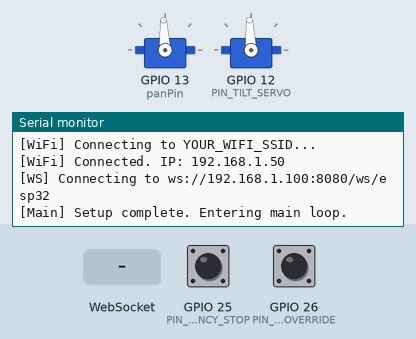
Recording of a program running on a simulated ESP32. Shown: 2 × servo, the last lines printed to the serial monitor. The test bench sets the inputs (shaded band); at power-on: GPIO 25 (PIN_EMERGENCY_STOP) HIGH, GPIO 26 (PIN_MANUAL_OVERRIDE) HIGH. WiFi joins after 1.5 s; servers stay silent unless stated; servo pulses on a pin are drawn as a servo (544–2400 µs = 0–180°).

Above: at 2.8 s.
2.9 s: GPIO 25 (PIN_EMERGENCY_STOP) pulled LOW for 0.15 s
At 4.0 s:
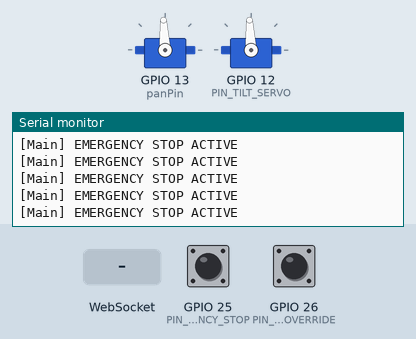
5.0 s: GPIO 26 (PIN_MANUAL_OVERRIDE) pulled LOW for 0.15 s
8.1 s: WebSocket text "servo_command" received
9.6 s: GPIO 25 (PIN_EMERGENCY_STOP) pulled LOW for 1 s
At 10.8 s:
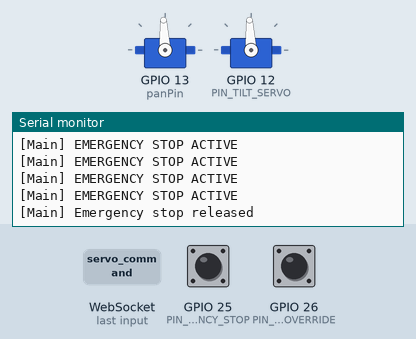
12.1 s: GPIO 26 (PIN_MANUAL_OVERRIDE) pulled LOW for 1 s
At 12.7 s:
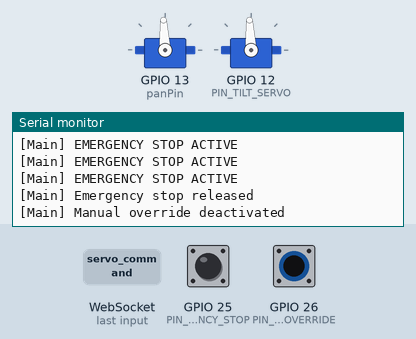

Measured:
- after the input at 2.9 s, the serial monitor: prints a new line after 0.22 s (image 1)
- after the input at 9.6 s, the serial monitor: prints a new line at once (image 2)
- after the input at 12.1 s, the serial monitor: prints a new line at once (image 3)

The program:

main.cpp
```cpp
#include <Arduino.h>
#include "wifi_manager.h"
#include "websocket_client.h"
#include "servo_controller.h"
#include "watchdog.h"
#include <freertos/FreeRTOS.h>
#include <freertos/task.h>

// Configuration
#define WIFI_SSID         "YOUR_WIFI_SSID"
#define WIFI_PASSWORD     "YOUR_WIFI_PASSWORD"
#define WS_HOST           "192.168.1.100"
#define WS_PORT           8080
#define WS_PATH           "/ws/esp32"

#define PIN_PAN_SERVO     13
#define PIN_TILT_SERVO    12
#define PIN_EMERGENCY_STOP 25
#define PIN_MANUAL_OVERRIDE 26

#define SERIAL_BAUD       115200
#define WATCHDOG_TIMEOUT  15
#define STATUS_INTERVAL   1000
#define FEEDBACK_INTERVAL 100
#define DEBOUNCE_INTERVAL_MS 250
#define EMERGENCY_LOG_INTERVAL_MS 500

// Global objects
WiFiManager wifiManager;
WebSocketClient wsClient;
ServoController servoController;
Watchdog watchdog;

// State
volatile bool emergencyStopPressed = false;
volatile bool manualOverrideActive = false;
volatile uint32_t lastEmergencyPress = 0;
volatile uint32_t lastOverridePress = 0;
uint32_t lastStatusTime = 0;
uint32_t lastFeedbackTime = 0;
bool configured = false;
bool servoSafeMode = false;

// ISR: Emergency stop button
void IRAM_ATTR emergencyStopISR() {
    uint32_t now = millis();
    if (now - lastEmergencyPress > DEBOUNCE_INTERVAL_MS) {
        emergencyStopPressed = !emergencyStopPressed;
        lastEmergencyPress = now;
    }
}

// ISR: Manual override button
void IRAM_ATTR manualOverrideISR() {
    uint32_t now = millis();
    if (now - lastOverridePress > DEBOUNCE_INTERVAL_MS) {
        manualOverrideActive = !manualOverrideActive;
        lastOverridePress = now;
    }
}

// WebSocket command handler
void handleServoCommand(const JsonDocument& doc) {
    if (servoSafeMode) {
        Serial.println("[Main] Servo safe mode active, ignoring command");
        return;
    }
    if (manualOverrideActive) {
        Serial.println("[Main] Manual override active, ignoring command");
        return;
    }
    if (emergencyStopPressed) {
        Serial.println("[Main] Emergency stop active, ignoring command");
        return;
    }

    float panAngle = doc["pan_angle"] | 90.0f;
    float tiltAngle = doc["tilt_angle"] | 90.0f;
    float transitionTime = doc["transition_time"] | 0.5f;

    Serial.printf("[Main] Command: pan=%.1f tilt=%.1f t=%.2f\n",
                  panAngle, tiltAngle, transitionTime);

    servoController.setAngles(panAngle, tiltAngle, transitionTime);
}

// Send position feedback
void sendPositionFeedback() {
    StaticJsonDocument<128> feedback;
    feedback["type"] = "servo_position";
    servoController.getPosition(feedback);
    wsClient.sendMessage(feedback);
}

// Send periodic status
void sendStatus() {
    StaticJsonDocument<256> status;
    status["type"] = "device_status";
    status["wifi_rssi"] = wifiManager.signalStrength();
    status["ws_connected"] = wsClient.isConnected();
    status["emergency_stop"] = emergencyStopPressed;
    status["manual_override"] = manualOverrideActive;
    status["uptime_ms"] = millis();
    status["free_heap"] = ESP.getFreeHeap();
    wsClient.sendMessage(status);
}

void setup() {
    Serial.begin(SERIAL_BAUD);
    delay(100);

    Serial.println("\n========================================");
    Serial.println("  FieldVision AI - ESP32 Firmware v1.0.0");
    Serial.println("========================================\n");

    // Initialize watchdog
    if (!watchdog.begin(WATCHDOG_TIMEOUT)) {
        Serial.println("[Main] WARNING: Watchdog init failed!");
    }

    // Configure button pins
    pinMode(PIN_EMERGENCY_STOP, INPUT_PULLUP);
    pinMode(PIN_MANUAL_OVERRIDE, INPUT_PULLUP);

    // Attach ISRs
    attachInterrupt(digitalPinToInterrupt(PIN_EMERGENCY_STOP), emergencyStopISR, FALLING);
    attachInterrupt(digitalPinToInterrupt(PIN_MANUAL_OVERRIDE), manualOverrideISR, FALLING);

    // Initialize servo controller
    if (!servoController.begin(PIN_PAN_SERVO, PIN_TILT_SERVO)) {
        Serial.println("[Main] ERROR: Servo init failed! Entering safe mode.");
        servoSafeMode = true;
    }

    // Connect WiFi
    if (!wifiManager.begin(WIFI_SSID, WIFI_PASSWORD)) {
        Serial.println("[Main] WiFi connection pending...");
    }

    // Initialize WebSocket
    wsClient.begin(WS_HOST, WS_PORT, WS_PATH);
    wsClient.onCommand(handleServoCommand);

    Serial.println("[Main] Setup complete. Entering main loop.\n");
}

void loop() {
    uint32_t now = millis();

    // Feed watchdog
    watchdog.feed();

    // Update components
    wifiManager.update();
    wsClient.update();
    if (!servoSafeMode) {
        servoController.update();
    }

    // Handle emergency stop
    if (emergencyStopPressed) {
        servoController.emergencyStop();
        if (now - lastStatusTime > EMERGENCY_LOG_INTERVAL_MS) {
            Serial.println("[Main] EMERGENCY STOP ACTIVE");
        }
    } else if (servoController.isEmergencyStopped()) {
        servoController.clearEmergencyStop();
        Serial.println("[Main] Emergency stop released");
    }

    // Send position feedback
    if (now - lastFeedbackTime >= FEEDBACK_INTERVAL) {
        lastFeedbackTime = now;
        sendPositionFeedback();
    }

    // Send periodic status
    if (now - lastStatusTime >= STATUS_INTERVAL) {
        lastStatusTime = now;
        sendStatus();
    }

    // Log manual override state changes
    static bool lastOverride = false;
    if (manualOverrideActive != lastOverride) {
        lastOverride = manualOverrideActive;
        Serial.printf("[Main] Manual override %s\n",
                      manualOverrideActive ? "ACTIVATED" : "deactivated");
    }

    vTaskDelay(pdMS_TO_TICKS(1));
}
```

servo_controller.h
```cpp
#ifndef SERVO_CONTROLLER_H
#define SERVO_CONTROLLER_H

#include <Arduino.h>
#include <ArduinoJson.h>

// DS3235 servo calibration constants
#define DS3235_MIN_PULSE_US 500
#define DS3235_MAX_PULSE_US 2500
#define DS3235_MIN_ANGLE 0.0f
#define DS3235_MAX_ANGLE 180.0f

struct ServoState {
    float currentAngle = 90.0f;
    float targetAngle = 90.0f;
    float minAngle = DS3235_MIN_ANGLE;
    float maxAngle = DS3235_MAX_ANGLE;
    int minPulseUs = DS3235_MIN_PULSE_US;
    int maxPulseUs = DS3235_MAX_PULSE_US;
    int gpioPin = 0;
};

class ServoController {
public:
    bool begin(int panPin = 13, int tiltPin = 12) {
        _pan.gpioPin = panPin;
        _tilt.gpioPin = tiltPin;

        _pan.minAngle = DS3235_MIN_ANGLE;
        _pan.maxAngle = DS3235_MAX_ANGLE;
        _pan.targetAngle = 90.0f;
        _pan.currentAngle = 90.0f;

        _tilt.minAngle = DS3235_MIN_ANGLE;
        _tilt.maxAngle = DS3235_MAX_ANGLE;
        _tilt.targetAngle = 90.0f;
        _tilt.currentAngle = 90.0f;

        ledcAttach(panPin, 50, 16);
        ledcAttach(tiltPin, 50, 16);

        _writeServo(_pan);
        _writeServo(_tilt);

        Serial.printf("[Servo] Initialized pan=GPIO%d tilt=GPIO%d\n", panPin, tiltPin);
        return true;
    }

    void setAngles(float panAngle, float tiltAngle, float transitionTime = 0.5f) {
        _pan.targetAngle = constrain(panAngle, _pan.minAngle, _pan.maxAngle);
        _tilt.targetAngle = constrain(tiltAngle, _tilt.minAngle, _tilt.maxAngle);
        _transitionTimeMs = (uint32_t)(transitionTime * 1000.0f);
        _transitionStartMs = millis();
        _panStartAngle = _pan.currentAngle;
        _tiltStartAngle = _tilt.currentAngle;
    }

    void emergencyStop() {
        _pan.targetAngle = _pan.currentAngle;
        _tilt.targetAngle = _tilt.currentAngle;
        _emergencyStopped = true;
    }

    void clearEmergencyStop() {
        _emergencyStopped = false;
    }

    bool isEmergencyStopped() const {
        return _emergencyStopped;
    }

    void update() {
        if (_emergencyStopped) return;

        if (_transitionTimeMs > 0) {
            uint32_t elapsed = millis() - _transitionStartMs;
            float progress = min(1.0f, (float)elapsed / (float)_transitionTimeMs);
            float eased = _easeInOutQuad(progress);

            _pan.currentAngle = _panStartAngle + (_pan.targetAngle - _panStartAngle) * eased;
            _tilt.currentAngle = _tiltStartAngle + (_tilt.targetAngle - _tiltStartAngle) * eased;

            if (progress >= 1.0f) {
                _transitionTimeMs = 0;
            }
        } else {
            _pan.currentAngle = _pan.targetAngle;
            _tilt.currentAngle = _tilt.targetAngle;
        }

        _writeServo(_pan);
        _writeServo(_tilt);
    }

    void getPosition(JsonDocument& doc) {
        doc["pan_angle"] = round(_pan.currentAngle * 10.0f) / 10.0f;
        doc["tilt_angle"] = round(_tilt.currentAngle * 10.0f) / 10.0f;
        doc["timestamp"] = millis();
    }

    float getPanAngle() const { return _pan.currentAngle; }
    float getTiltAngle() const { return _tilt.currentAngle; }

private:
    ServoState _pan;
    ServoState _tilt;

    uint32_t _transitionTimeMs = 0;
    uint32_t _transitionStartMs = 0;
    float _panStartAngle = 90.0f;
    float _tiltStartAngle = 90.0f;
    bool _emergencyStopped = false;

    float _easeInOutQuad(float t) {
        return t < 0.5f ? 2.0f * t * t : 1.0f - (-2.0f * t + 2.0f) * (-2.0f * t + 2.0f) / 2.0f;
    }

    void _writeServo(ServoState& servo) {
        float angle = constrain(servo.currentAngle, servo.minAngle, servo.maxAngle);
        uint32_t pulseUs = servo.minPulseUs +
            (uint32_t)((angle - servo.minAngle) / (servo.maxAngle - servo.minAngle) *
                       (servo.maxPulseUs - servo.minPulseUs));

        uint32_t duty = (pulseUs * 65535UL) / 20000UL;
        ledcWrite(servo.gpioPin, duty);
    }
};

#endif
```

watchdog.h
```cpp
#ifndef WATCHDOG_H
#define WATCHDOG_H

#include <esp_task_wdt.h>

class Watchdog {
public:
    bool begin(uint32_t timeout_seconds = 15) {
        esp_task_wdt_config_t wdt_config = {
            .timeout_ms = timeout_seconds * 1000,
            .idle_core_mask = 0,
            .trigger_panic = true
        };
        esp_err_t err = esp_task_wdt_reconfigure(&wdt_config);
        if (err != ESP_OK) {
            err = esp_task_wdt_init(&wdt_config);
        }
        if (err == ESP_OK) {
            err = esp_task_wdt_add(NULL);
        }
        _initialized = (err == ESP_OK);
        return _initialized;
    }

    void feed() {
        if (_initialized) {
            esp_task_wdt_reset();
        }
    }

    bool isInitialized() const { return _initialized; }

private:
    bool _initialized = false;
};

#endif
```

websocket_client.h
```cpp
#ifndef WEBSOCKET_CLIENT_H
#define WEBSOCKET_CLIENT_H

#include <WebSocketsClient.h>
#include <ArduinoJson.h>
#include <functional>

class WebSocketClient {
public:
    using CommandCallback = std::function<void(const JsonDocument&)>;

    bool begin(const char* host, uint16_t port, const char* path = "/ws/esp32") {
        _host = host;
        _port = port;
        _path = path;

        _webSocket.begin(host, port, path);
        _webSocket.onEvent([this](WStype_t type, uint8_t* payload, size_t length) {
            _onEvent(type, payload, length);
        });
        _webSocket.setReconnectInterval(5000);
        _webSocket.enableHeartbeat(15000, 10000, 3);

        Serial.printf("[WS] Connecting to ws://%s:%d%s\n", host, port, path);
        return true;
    }

    void update() {
        _webSocket.loop();
    }

    void onCommand(CommandCallback callback) {
        _commandCallback = callback;
    }

    void sendMessage(const JsonDocument& doc) {
        if (_webSocket.isConnected()) {
            String json;
            serializeJson(doc, json);
            _webSocket.sendTXT(json);
        }
    }

    bool isConnected() const {
        return _webSocket.isConnected();
    }

    void disconnect() {
        _webSocket.disconnect();
    }

private:
    WebSocketsClient _webSocket;
    const char* _host = nullptr;
    uint16_t _port = 8080;
    const char* _path = "/ws/esp32";
    CommandCallback _commandCallback = nullptr;

    void _onEvent(WStype_t type, uint8_t* payload, size_t length) {
        switch (type) {
            case WStype_DISCONNECTED:
                Serial.println("[WS] Disconnected");
                break;

            case WStype_CONNECTED:
                Serial.println("[WS] Connected");
                _sendRegistration();
                break;

            case WStype_TEXT: {
                StaticJsonDocument<1024> doc;
                DeserializationError err = deserializeJson(doc, payload, length);
                if (err) {
                    Serial.printf("[WS] JSON parse error: %s\n", err.c_str());
                    return;
                }
                _handleMessage(doc);
                break;
            }

            case WStype_ERROR:
                Serial.printf("[WS] Error: %.*s\n", length, payload);
                break;

            default:
                break;
        }
    }

    void _handleMessage(const JsonDocument& doc) {
        const char* type = doc["type"];
        if (!type) return;

        if (strcmp(type, "servo_command") == 0) {
            if (_commandCallback) {
                _commandCallback(doc);
            }
        } else if (strcmp(type, "ping") == 0) {
            StaticJsonDocument<64> pong;
            pong["type"] = "pong";
            pong["timestamp"] = millis();
            sendMessage(pong);
        } else if (strcmp(type, "config_update") == 0) {
            Serial.printf("[WS] Config update received\n");
        }
    }

    void _sendRegistration() {
        StaticJsonDocument<128> reg;
        reg["type"] = "register";
        reg["device"] = "esp32";
        reg["firmware_version"] = "1.0.0";
        sendMessage(reg);
    }
};

#endif
```

wifi_manager.h
```cpp
#ifndef WIFI_MANAGER_H
#define WIFI_MANAGER_H

#include <WiFi.h>

class WiFiManager {
public:
    bool begin(const char* ssid, const char* password) {
        _ssid = ssid;
        _password = password;

        WiFi.mode(WIFI_STA);
        WiFi.setSleep(false);
        WiFi.setAutoReconnect(true);

        Serial.printf("[WiFi] Connecting to %s...\n", _ssid);
        WiFi.begin(_ssid, _password);

        uint32_t start = millis();
        while (WiFi.status() != WL_CONNECTED && millis() - start < 15000) {
            delay(100);
        }

        if (WiFi.status() == WL_CONNECTED) {
            Serial.printf("[WiFi] Connected. IP: %s\n", WiFi.localIP().toString().c_str());
            return true;
        }

        Serial.println("[WiFi] Connection failed. Will retry in background.");
        return false;
    }

    bool isConnected() const {
        return WiFi.status() == WL_CONNECTED;
    }

    String localIP() const {
        return WiFi.localIP().toString();
    }

    void reconnect() {
        if (WiFi.status() != WL_CONNECTED) {
            Serial.println("[WiFi] Attempting reconnect...");
            WiFi.disconnect();
            delay(100);
            WiFi.begin(_ssid, _password);
        }
    }

    void update() {
        static uint32_t lastReconnectAttempt = 0;
        uint32_t now = millis();

        if (!isConnected() && (now - lastReconnectAttempt > 10000)) {
            lastReconnectAttempt = now;
            reconnect();
        }
    }

    int signalStrength() const {
        return WiFi.RSSI();
    }

private:
    const char* _ssid = nullptr;
    const char* _password = nullptr;
};

#endif
```
